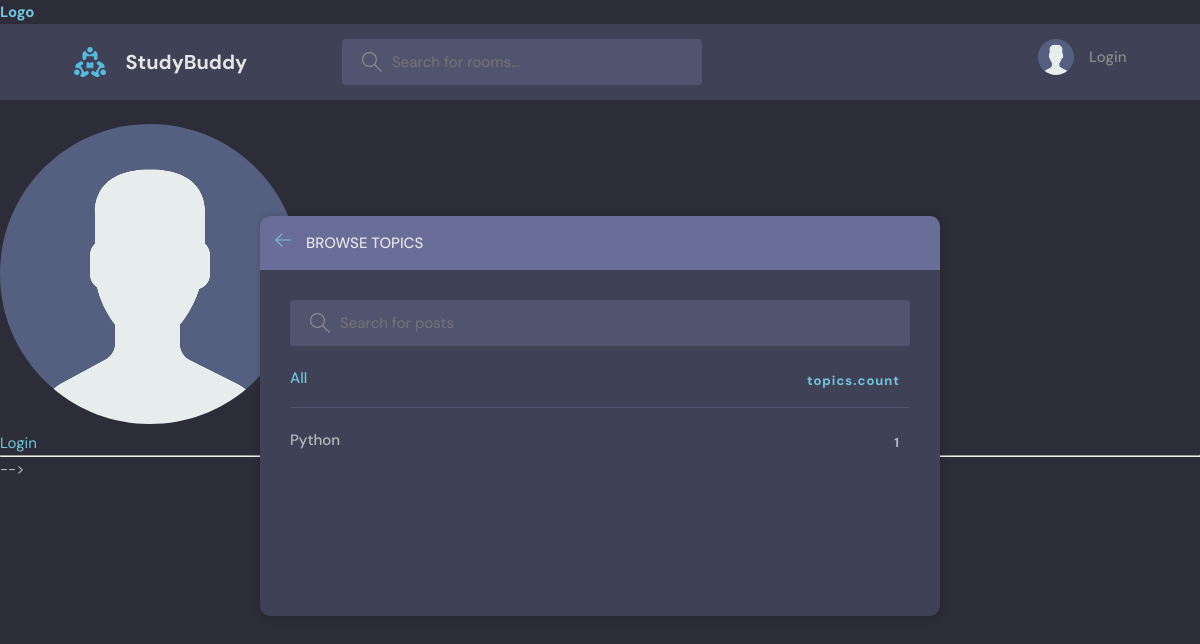
Before: /topics/ with the older database file.
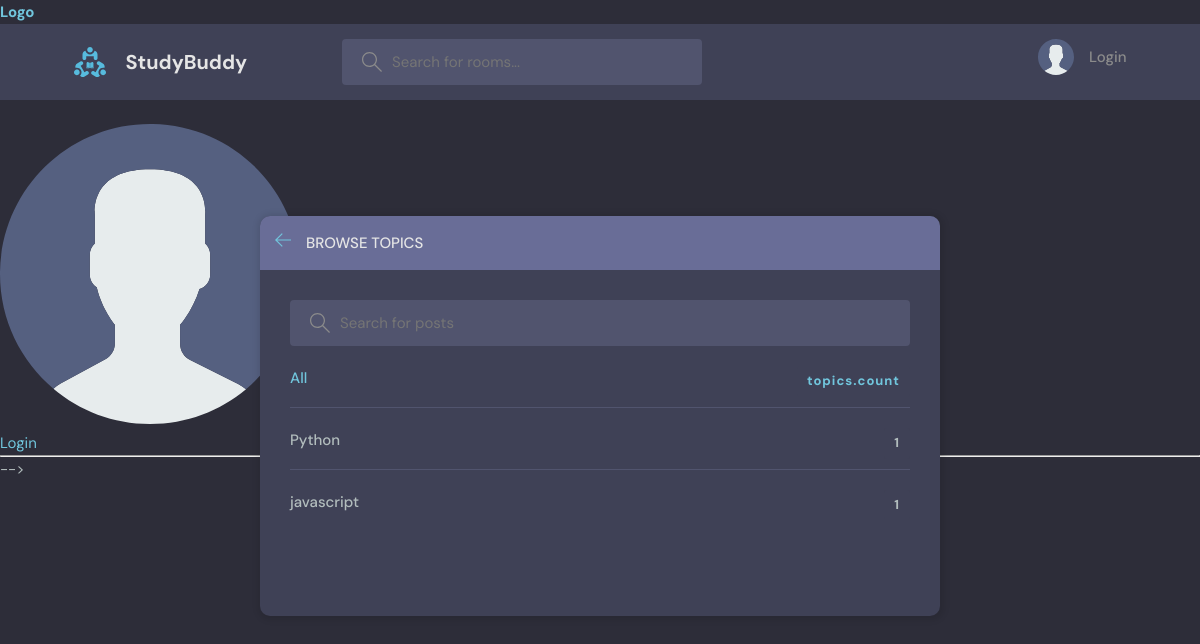
After: the same page with the newer database file.
### base/models.py (models this page shows, shortened)
class Topic(models.Model):
    name=models.CharField(max_length=200)

### base/views.py (the view)
# urls.py: path('topics/', views.topicPage,name="topics"),
def topicPage(request):
    q=request.GET.get("q") if request.GET.get("q")!=None else ''
    topics=Topic.objects.filter(name__icontains=q)
    context={'topics':topics}
    return render(request,'base/topics.html',context)

### base/template/base/topics.html (shortened to what this page needs)
{%extends 'main.html'%}
{%block content%}
    <main class="create-room layout">
      <div class="container">
        <div class="layout__box">
          <div class="layout__boxHeader">
            <div class="layout__boxTitle">
              <a href="{{request.META.HTTP_REFERER}}">
                <svg version="1.1" xmlns="http://www.w3.org/2000/svg" width="32" height="32" viewBox="0 0 32 32">
                  <title>arrow-left</title>
                  <path
                    d="M13.723 2.286l-13.723 13.714 13.719 13.714 1.616-1.611-10.96-10.96h27.625v-2.286h-27.625l10.965-10.965-1.616-1.607z"
                  ></path>
                </svg>
              </a>
              <h3>Browse Topics</h3>
            </div>
          </div>
          <div class="topics-page layout__body">
            <form  action='' method='GET' class="header__search">
              <label>
                <input name='q' placeholder="Search for posts" />
              </label>
            </form>
            <ul class="topics__list">
              <li>
                <a href="/topic" class="active">All <span>topics.count</span></a>
              </li>
              {%for topic in topics%}
              <li>
                <a href="/?q={{topic.name}}">{{topic.name}} <span>{{topic.room_set.all.count}}</span></a>
              </li>
              {%endfor%}
            </ul>
          </div>
        </div>
      </div>
    </main>
    {%endblock%}

Changed rows visible on the page:
added Topic: name "javascript", room_set.all.count "1"
